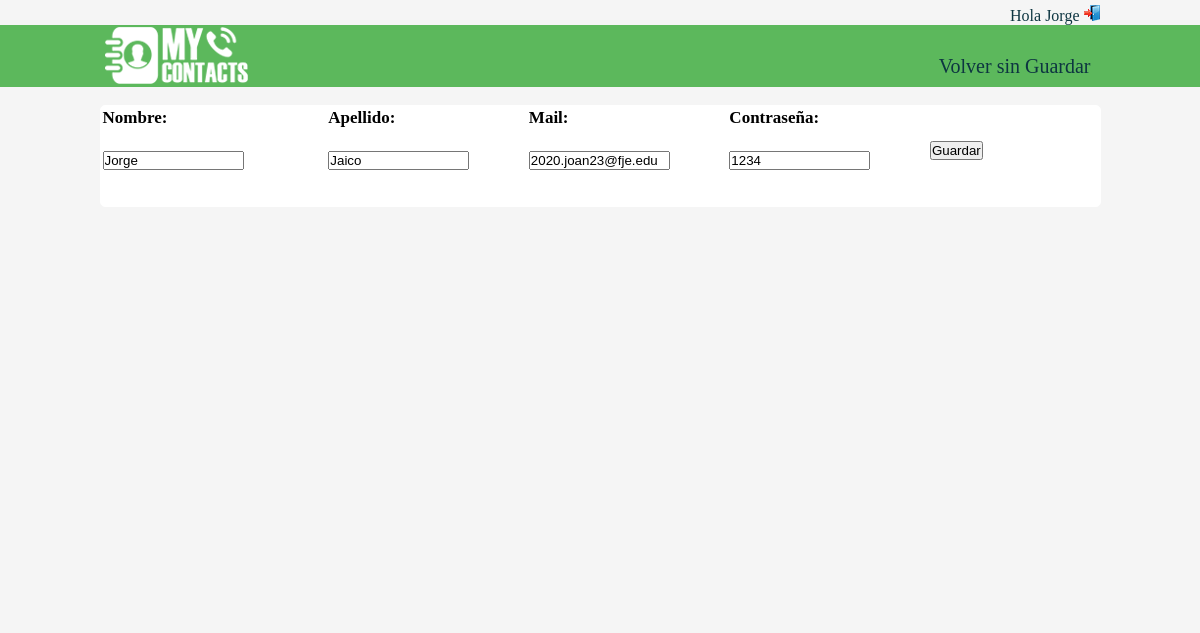
The page /Proyecto4_1/modificarperfil.php (signed in) on the database its author committed.
### tables this page shows
CREATE TABLE IF NOT EXISTS `tbl_usuario` (
`id_usuario` int(11) NOT NULL,
  `email_usu` varchar(30) NOT NULL,
  `nombre_usu` varchar(20) NOT NULL,
  `apellido_usu` varchar(35) NOT NULL,
  `passwd_usu` varchar(10) NOT NULL,
  `id_tipo_usuario` int(11) NOT NULL
);

### Proyecto4_1/modificarperfil.php (the view, shortened to what this page needs)
<?php
  include("conexion.proc.php");
$sql_perfil = "SELECT * FROM tbl_usuario WHERE $_SESSION[id] = id_usuario";
?>
<!DOCTYPE html>
<html>
  <head>
      <link rel="stylesheet" type="text/css" href="css/estilo.css" media="screen" />
      <link rel="stylesheet" href="https://maxcdn.bootstrapcdn.com/font-awesome/4.4.0/css/font-awesome.min.css">
  </head>
    <body>
<a name="top">
      <div id="barraNegra">
        <div id="barraLogin">
          <ul id="listaLogin">
            <li id="identificate">Hola <?php echo $_SESSION['nombre']?> </li>
            <li><a href="salir.php"><img src="img/exit.png" alt="Salir" title="Salir" /></a></li>
          </ul>
        </div>
      </div>
      <header>
        <section id="cabecera">
          <figure>
            <a href="principal.php"><img src="img/logoMyContacts.png"/></a>
          </figure>
          <nav>
            <ul>
              <a href='principal.php'><li>Volver sin Guardar</li></a>
            </ul>
          </nav>
        </section>
      </header>
      <main><br/>
<?php
              $datos = mysqli_query($con,$sql_perfil);
              if(mysqli_num_rows($datos)!=0){
                while ($mostrar = mysqli_fetch_array($datos)) {
            ?>
<section id="centro">
  <form name="formulariomodificar" action="modificarperfil.proc.php" method="get">
            <div id="divMaterialReserva">
            <table>
                  <tr>
                    <td><b>Nombre:</b></td>
                    <td><b>Apellido:</b></td>
                    <td><b>Mail:</b></td>
                    <td><b>Contraseña:</b></td>
                    <td></td>
                  </tr>
                  <tr>
                    <td style="width:370px"> <br/><input type="text" name="nom" size="15" maxlength="25" value="<?php echo $mostrar['nombre_usu']; ?>"><br/></td>
                    <td style="width:300px"><br/><input type="text" name="ape" size="15" maxlength="25" value="<?php echo $mostrar['apellido_usu']; ?>"><br/></td>
                    <td style="width:300px"><br/><input type="text" name="mail" size="15" maxlength="25" value="<?php echo $mostrar['email_usu']; ?>"><br/></td>
                    <td style="width:300px"><br/><input type="text" name="pass" size="15" maxlength="25" value="<?php echo $mostrar['passwd_usu']; ?>"><br/></td>
                    <td style="width:370px"> <input type="submit" value="Guardar"></td></td>
                  </tr>
                </table>
                </div>
                <?php
                }
              }else{
                echo "No hay datos";
              }
            ?>
          </section>
        </main>
    </body>
</html>

### Proyecto4_1/css/estilo.css (style rules this page uses)
* { margin: 0; padding: 0; }
body { background-color: #f5f5f5; }
a { text-decoration: none; color: #0d3541; }
#barraNegra { background-color: #f5f5f5; width: 100%; height: 25px; min-width: 999px; }
#barraLogin { margin: 0 auto; position: relative; width: 999px; }
#listaLogin { float: right; padding-top: 5px; text-decoration: none; }
#listaLogin li { display: inline; color: #0d3541; }
#listaLogin li a { color: #0d3541; text-decoration: none; }
header { text-align: center; background-color: #5cb85c; width: 100%; height: 62px; position: relative; }
section { position: relative; margin: 0 auto; width: 999px; height: 62px; background-color: #5cb85c; }
figure { position: relative; float: left; width: 25%; height: 62px; }
figure img { position: relative; float: left; }
nav { position: relative; float: right; width: 75%; height: 62px; }
nav ul { color: white; text-align: right; text-decoration: none; padding-top: 30px; font-size: 20px; }
nav ul li { display: inline; text-align: right; padding-right: 9px; padding-left: 9px; }
main { margin: 0 auto; width: 100%; height: 500px; }
#centro { background-color: #f5f5f5; background-repeat: no-repeat; background-position: center center; width: 100%; height: 500px; margin: 0 auto; }
#divMaterialReserva { background-color: white; width: 999px; height: 100px; margin: 0 auto; border: 1px solid white; border-radius: 5px; font-size: 17px }
table { border: 1px; width: 100%; height: 50px; }
table tr td { color: black; }

### rows shown on the page
tbl_usuario: nom "Jorge", ape "Jaico", mail "2020.joan23@fje.edu", pass "1234"

### other values the page prints
$_SESSION['nombre'] "Jorge"
